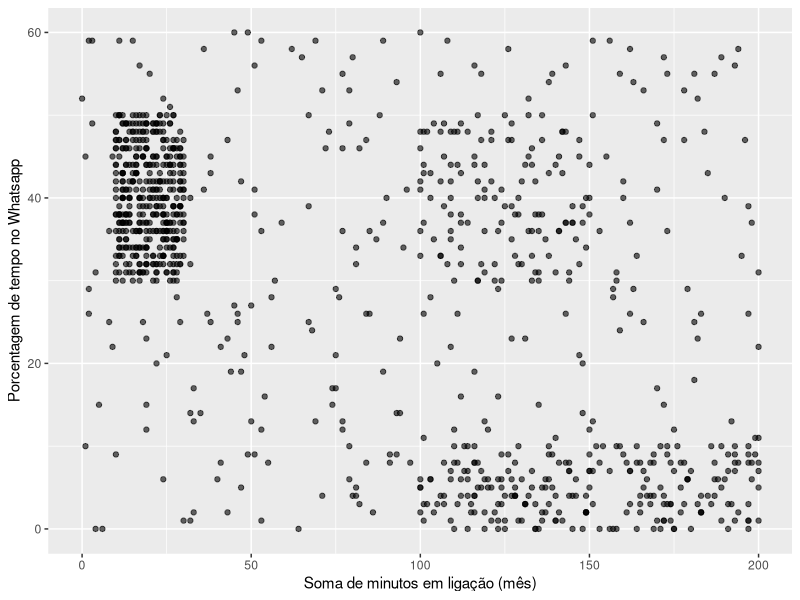
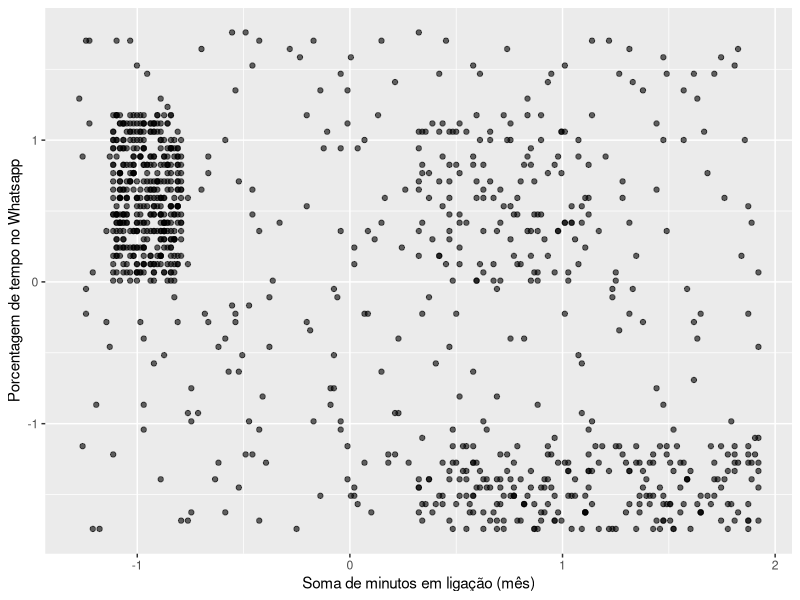
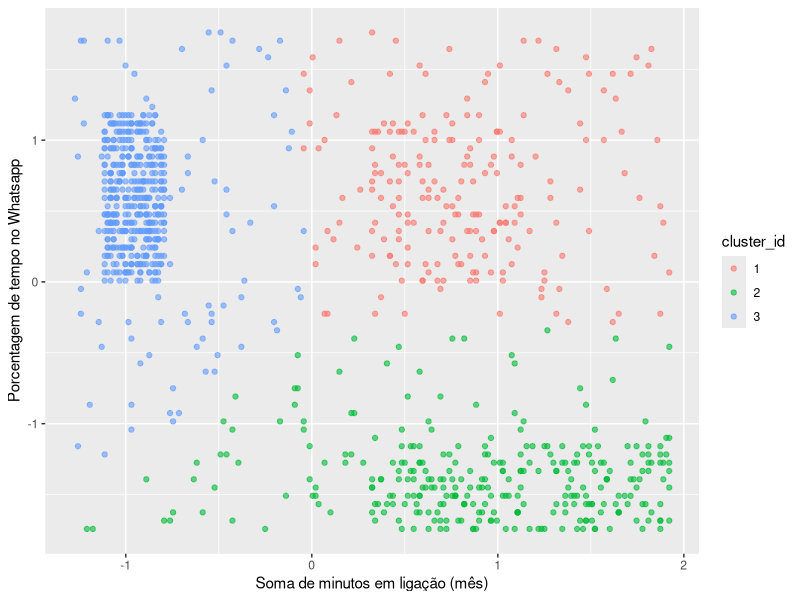

Write the R code that produced these figures, in order.
library(ggplot2)
# install.packages("tibble")
library(tibble)

df = read.csv("dataset_clientes_telecom.csv", sep=",", encoding = "latin1")
df

colnames(df)

ggplot(df, aes(num_minutos_ligacao_mes, porcentagem_tempo_whatsapp)) +
  geom_point(alpha = 0.6) +
  xlab("Soma de minutos em ligação (mês)") +
  ylab("Porcentagem de tempo no Whatsapp")

df[, c("num_minutos_ligacao_mes", "porcentagem_tempo_whatsapp")] = scale(df[, c("num_minutos_ligacao_mes", "porcentagem_tempo_whatsapp")])
df

ggplot(df, aes(num_minutos_ligacao_mes, porcentagem_tempo_whatsapp)) +
  geom_point(alpha = 0.6) +
  xlab("Soma de minutos em ligação (mês)") +
  ylab("Porcentagem de tempo no Whatsapp")

df2 <- df[, c("num_minutos_ligacao_mes", "porcentagem_tempo_whatsapp")]


k <- 3
set.seed(123)
km.out <- kmeans(df2, centers = k, nstart = 20)

df$cluster_id <- factor(km.out$cluster)
ggplot(df, aes(num_minutos_ligacao_mes, porcentagem_tempo_whatsapp, color = cluster_id)) +
  geom_point(alpha = 0.6) +
  xlab("Soma de minutos em ligação (mês)") +
  ylab("Porcentagem de tempo no Whatsapp")
